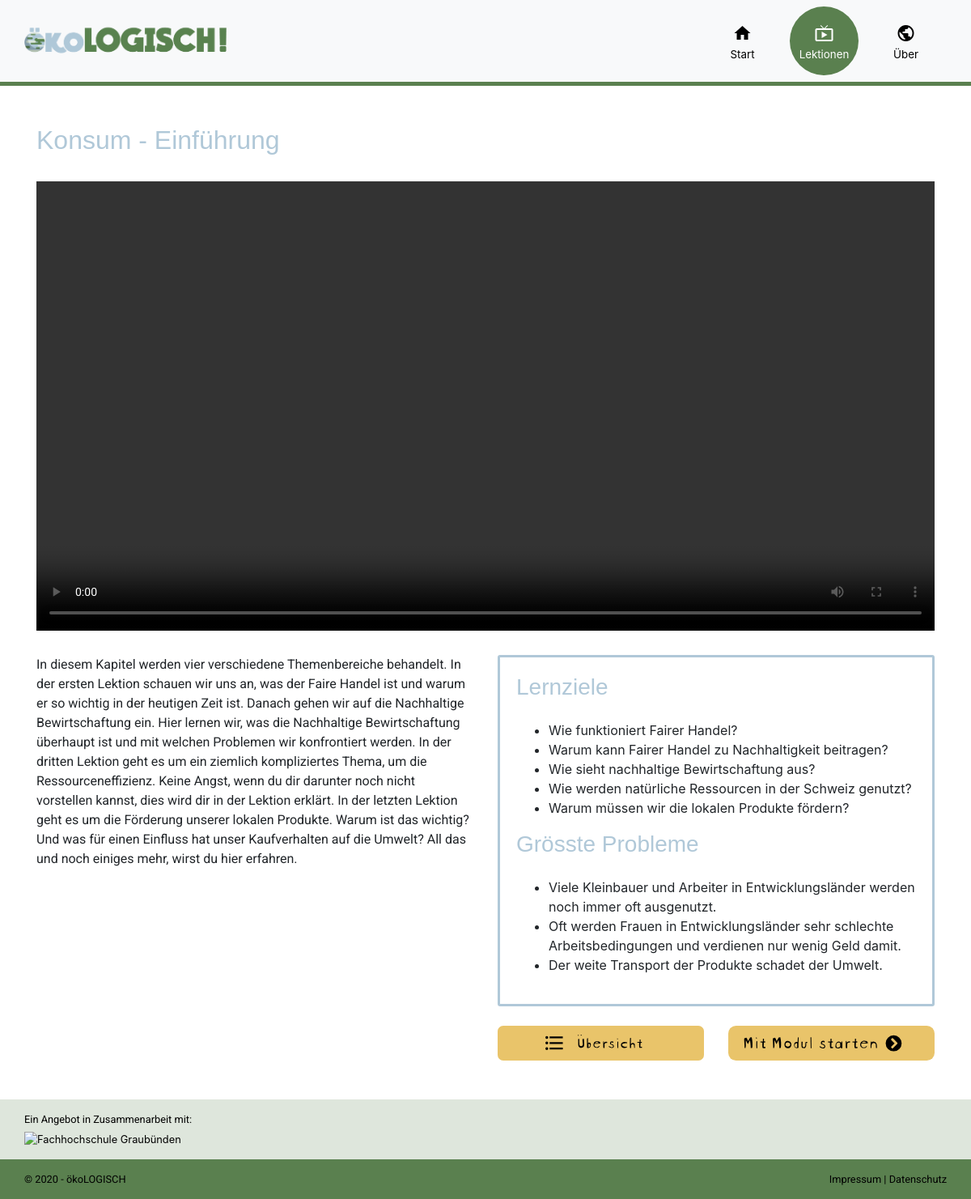
/intro.php?id=7, run on an earlier commit of the app's database.
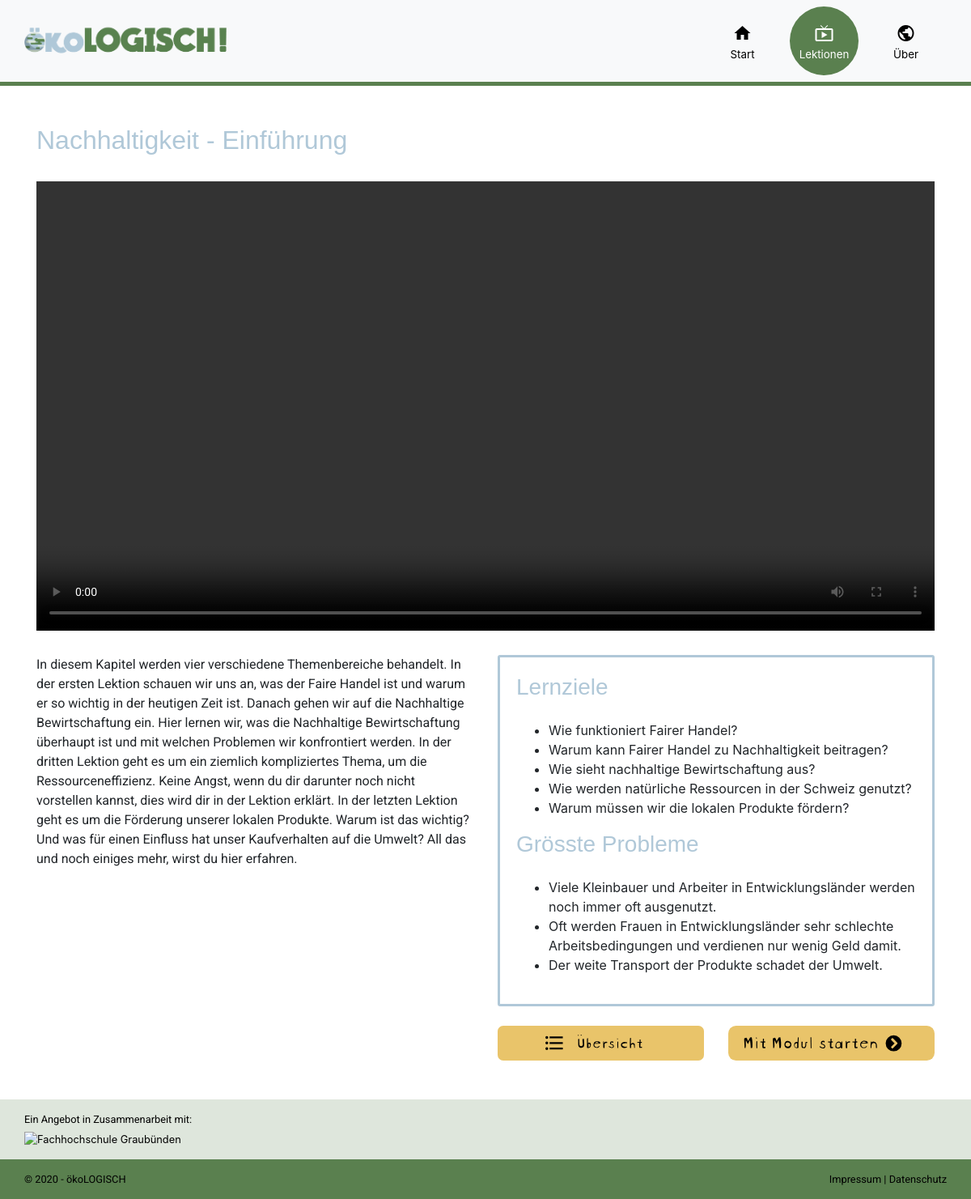
And on a later commit of the database.
### tables this page shows
CREATE TABLE `tbl_lesson` (
  `id` int(11) NOT NULL,
  `category_id` int(11) NOT NULL,
  `title` varchar(255) NOT NULL,
  `text` text NOT NULL,
  `img_url` varchar(255) NOT NULL,
  `gif_url` varchar(255) NOT NULL,
  `gif_url_static` varchar(255) NOT NULL,
  `video_url` varchar(255) NOT NULL,
  `top_lesson` tinyint(1) NOT NULL,
  `lesson_nr` int(3) NOT NULL,
  `important` text NOT NULL,
  `einfuerung` tinyint(1) NOT NULL,
  `lernziele` text NOT NULL,
  `groeste_probleme` text NOT NULL
);

### data/data.php (called while the page is built, shortened)
<?php
function get_db_connection()
{
	global $db_host, $db_name, $db_user, $db_pass, $db_charset;
	$dsn = "mysql:host=$db_host;dbname=$db_name;charset=$db_charset";
	$options = [
		PDO::ATTR_ERRMODE            => PDO::ERRMODE_EXCEPTION,
		PDO::ATTR_DEFAULT_FETCH_MODE => PDO::FETCH_ASSOC,
		PDO::ATTR_EMULATE_PREPARES   => false
	];
	try {
		$db = new PDO($dsn, $db_user, $db_pass, $options);
	} catch (\PDOException $e) {
		throw new \PDOException($e->getMessage(), (int)$e->getCode());
	}
	return $db;
}
function get_category_by_id($id)
{
	$db = get_db_connection();
	$sql = "SELECT * FROM tbl_category WHERE id = $id;";
	$result = $db->query($sql);
	$row = $result->fetch();
	return $row;
}
function get_lesson_by_id($id)
{
	$db = get_db_connection();
	$sql = "SELECT * FROM tbl_lesson WHERE id = $id;";
	$result = $db->query($sql);
	$row = $result->fetch();
	return $row;
}

### intro.php (the view, shortened to what this page needs)
<?php
require_once('data/data.php');
$lesson = get_lesson_by_id($_GET['id']);
$category =  get_category_by_id($lesson['category_id']);
$video = $lesson['video_url'];
$learning_goals = $lesson['lernziele'];
$learning_goal = explode(", ", $learning_goals);
$biggest_problems = $lesson['groeste_probleme'];
$biggest_problem = explode(", ", $biggest_problems);
$next_lesson_id = $lesson['id']+1;
?>
<?php require_once('templates/head.php'); ?>
<?php require_once('templates/navbar.php'); ?>
<section class="container lesson <?php echo strtolower($category['title']); ?> my-5">
    <h2 class="pb-4"><?php echo $lesson['title']; ?></h2>
    <div class="row justify-content-center pb-4">
        <section class="col-12">
            <video src="<?php echo $video; ?>" controls width=100%></video>
        </section>
    </div>
    <div class="row">
        <article class="col-lg-6 col-sm-12 order-lg-first">
            <div class="text pb-3">
                <p><?php echo $lesson['text']; ?></p>
            </div>
        </article>
        <article class="col-lg-6 col-sm-12 order-sm-first">
            <div class="info mb-4">
                <?php
                if ($lesson['einfuerung'] == true) { ?>
                    <h3 class="mb-4">Lernziele</h3>
                    <ul>
                        <?php for ($i = 0; $i < count($learning_goal) - 1; ++$i) { ?>
                            <li><?php echo $learning_goal[$i] ?></li>
                        <?php }; ?>
                    </ul>
                    <?php if ($biggest_problems != "") { ?>
                        <h3 class="mb-4">Grösste Probleme</h3>
                        <ul>
                            <?php for ($i = 0; $i < count($biggest_problem) - 1; ++$i) { ?>
                                <li><?php echo $biggest_problem[$i] ?></li>
                            <?php }; ?>
                        </ul>
                    <?php } ?>
                <?php } ?>
            </div>
            <div class="row">
                <div class="col">
                    <a href="category.php?id=<?php echo $lesson['category_id']; ?>"><img src="assets/img/buttons/uebersicht.svg" alt="Uebersicht"></a>
                </div>
                <div class="col">
                    <a href="<?php echo "lesson.php?id=$next_lesson_id";?>"><img src="assets/img/buttons/starten.svg" alt="Modul starten"></a>
                </div>
            </div>
        </article>
    </div>
</section>
<?php require_once('templates/footer.php'); ?>

What changed in the data, as far as the page shows it:
changed tbl_lesson "Wie funktioniert Fairer Handel?": title "Konsum - Einführung" → "Nachhaltigkeit - Einführung"
